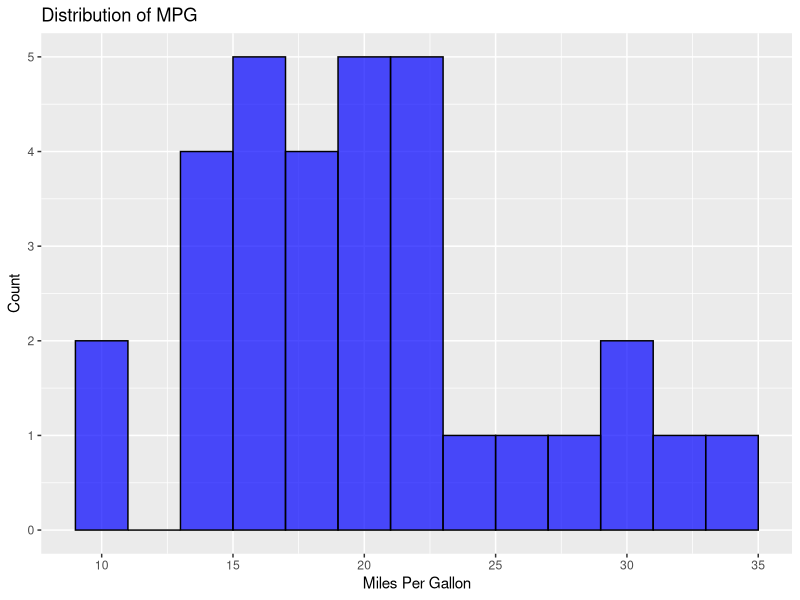
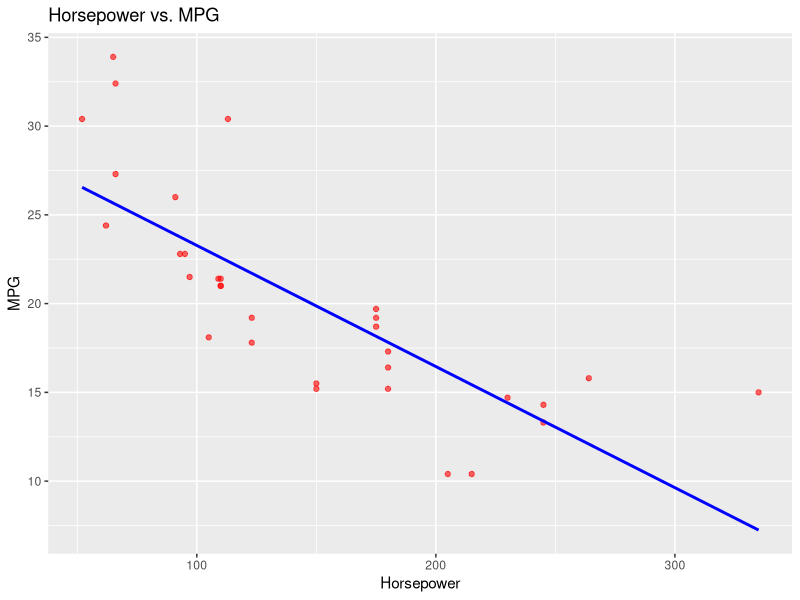
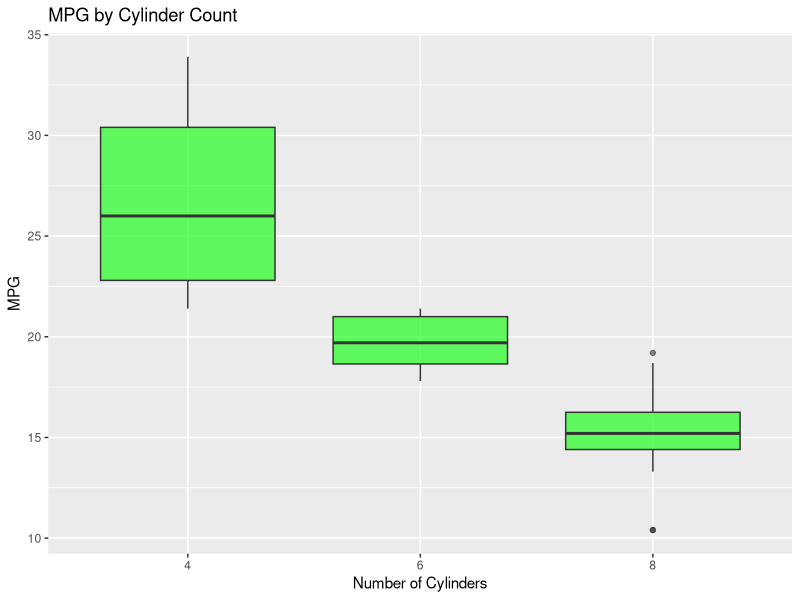

These figures' R source, in order:
# Load necessary libraries
library(tidyverse)

# Load dataset (Example: built-in mtcars dataset)
data <- mtcars

# View first few rows
head(data)

# Summary statistics
summary(data)

# Check for missing values
sum(is.na(data))

# Data Visualization
# Histogram of MPG
ggplot(data, aes(x = mpg)) +
  geom_histogram(binwidth = 2, fill = 'blue', color = 'black', alpha = 0.7) +
  labs(title = 'Distribution of MPG', x = 'Miles Per Gallon', y = 'Count')

# Scatter plot of Horsepower vs. MPG
ggplot(data, aes(x = hp, y = mpg)) +
  geom_point(color = 'red', alpha = 0.6) +
  geom_smooth(method = 'lm', color = 'blue', se = FALSE) +
  labs(title = 'Horsepower vs. MPG', x = 'Horsepower', y = 'MPG')

# Boxplot of MPG by Cylinder Count
ggplot(data, aes(x = factor(cyl), y = mpg)) +
  geom_boxplot(fill = 'green', alpha = 0.6) +
  labs(title = 'MPG by Cylinder Count', x = 'Number of Cylinders', y = 'MPG')

# Correlation matrix
cor_matrix <- cor(data)
print(cor_matrix)

# Save cleaned data
write.csv(data, 'cleaned_data.csv', row.names = FALSE)
